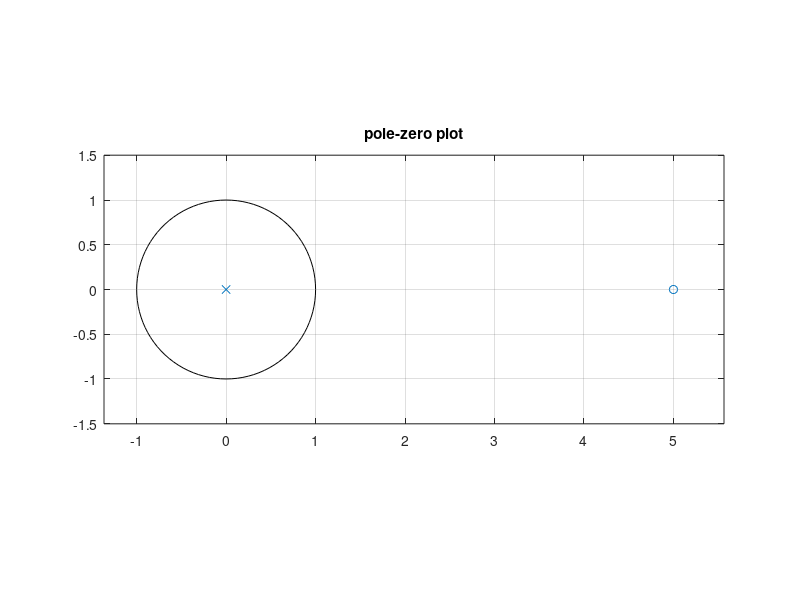
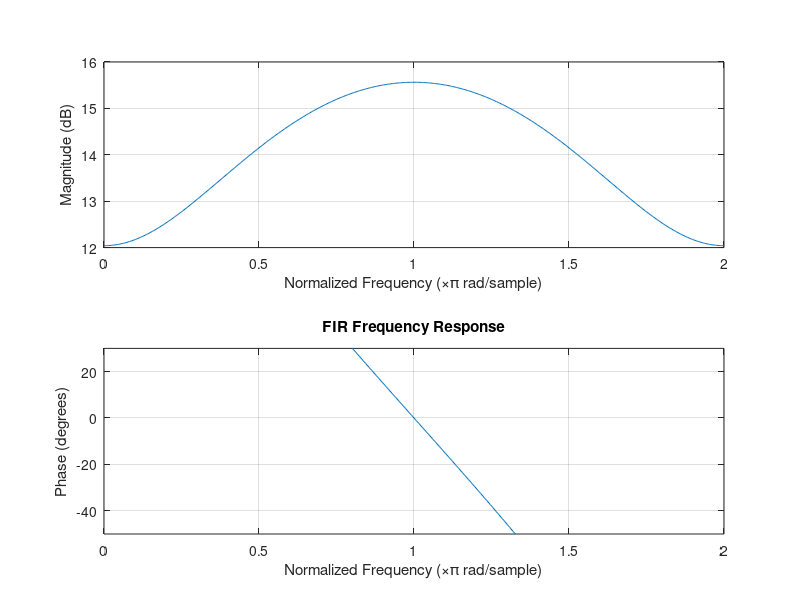
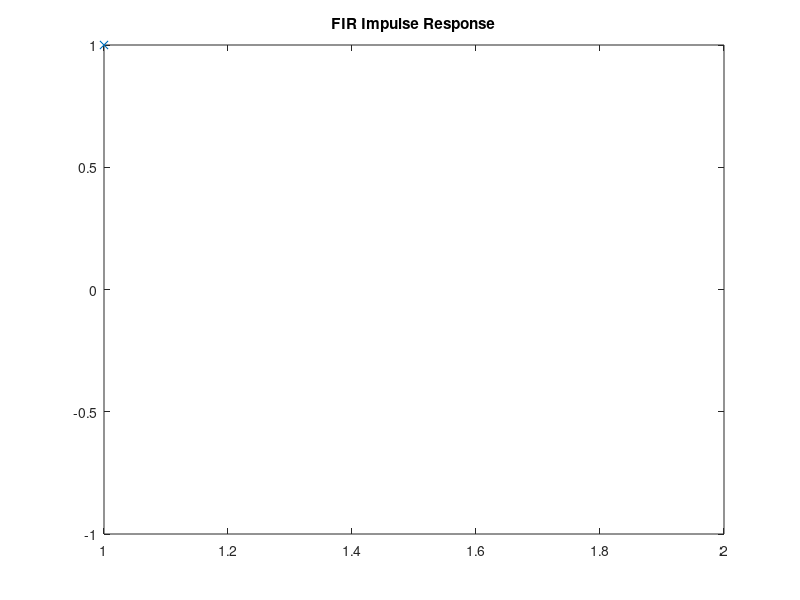

The MATLAB script that drew these images, in order:
% ex6_3.m  exemplifying FIR design
%
% I. the user inputs the value of the zeros as a
%   The column vector of zeros is q=a 
%   The column vector of poles is p=0 is automatically created
clear, clc, clf
q=input('enter the FIR zeros as a column vector [q(1);q(2);...]  ');
p=zeros(length(q),1);
% 
% II.  we make a pole-zero plot
figure(1)
zplane(q,p)
title('pole-zero plot')
disp('press any key to proceed')
pause
% III. we find the transfer function form
b=poly(q);
a=poly(p);
disp('the numerator polynomial (in 1/z) coeficients b are  ')
b
disp('the denominator polynomial (in 1/z) coeficients a are  ')
a
disp('press any key to proceed')
pause
% IV.  we can now plot the frequency response
figure(2)
freqz(b,a,512,'whole')
title('FIR Frequency Response')
axis([0 2 -50 30])
disp('press any key to proceed')
pause
% it is also of interest to plot the impulse response,
% which, for an FIR filter, is b
figure(3)
plot(b,'x')
title('FIR Impulse Response')
axis([1 length(b) -max(b) max(b)])
%
% V.  QUESTIONS
%	- where are the zeros located for a lowpass filter?
%	- where are the zeros located for a highpass filter?
%	- where are the zeros located for a bandpass filter?
%	- when a cc pair of zeros with magnitude mag is replaced by 
%		their reciprocals,
%		what is the difference in FR magnitude?
%		what is the difference in FR phase? 
